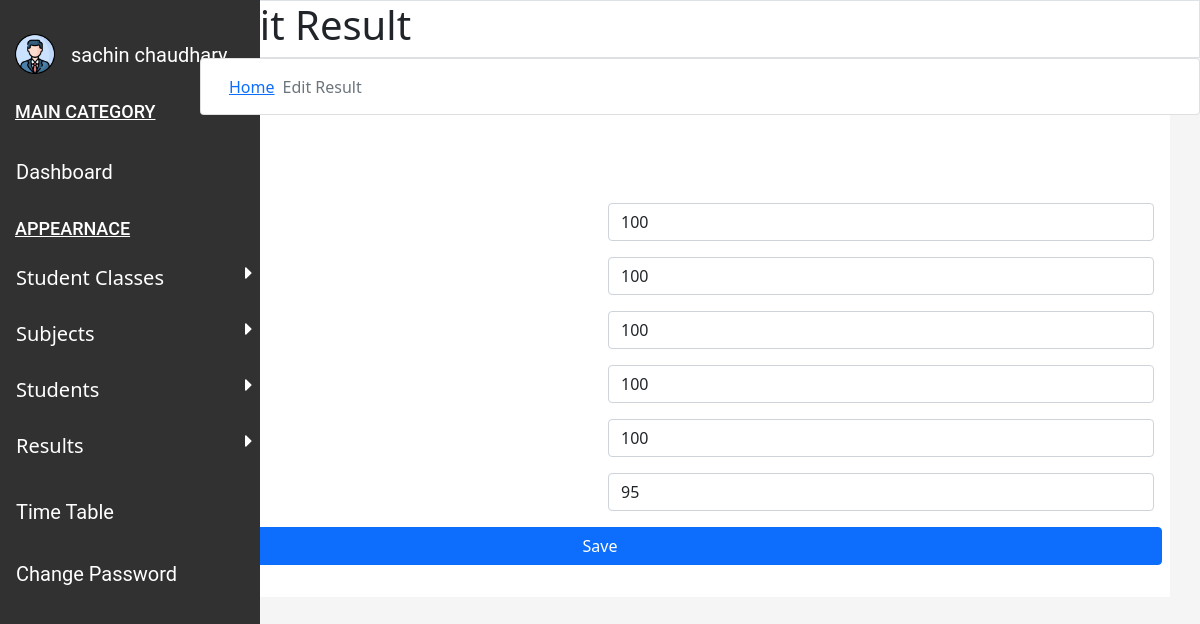
The page /manageresult/4 (signed in) on the database its author committed.
### myApp/models.py (models this page shows, shortened)
class Result(models.Model):
    user = models.ForeignKey(User, default=None, on_delete=models.CASCADE)
    first_name = models.CharField(max_length=50)
    last_name = models.CharField(max_length=50)
    roll = models.CharField(max_length=50)
    per = models.FloatField()
    eng = models.IntegerField()
    hin = models.IntegerField()
    maths = models.IntegerField()
    sci = models.IntegerField()
    sst = models.IntegerField()
    cs = models.IntegerField()

### myApp/views.py (the view)
# urls.py: path('manageresult/<int:id>', views.manage_result, name="manageresult"),
@login_required
def manage_result(request, id):
    user = request.user
    rs = Result.objects.filter(id=id)
    context = {'user': user, 'rs': rs}
    return render(request, 'result/result-3.html', context)

### templates/result/result-3.html (shortened to what this page needs)
{% load static %} {% block content %}
<html>
    <head>
                <link href="https://cdn.jsdelivr.net/npm/bootstrap@5.0.0/dist/css/bootstrap.min.css" rel="stylesheet">
    </head>
    <body style="background-color: #f5f5f5;">
        <div class="sidebar" id="sidenav">
            <br/>
            <div class="user">
                <img alt="user" id="user-img" src="{% static 'dashboard/profile.png' %}"/>
                <a href="#">
                    {{user.first_name}} {{user.last_name}}
                </a>
            </div>
            <h4>
                MAIN CATEGORY
            </h4>
            <a href="{% url 'dashboard' %}">
                Dashboard
            </a>
            <h4 id="appearance">
                APPEARNACE
            </h4>
            <button class="dropdown-btn">
                Student Classes
                <i class="fa fa-caret-right">
                </i>
            </button>
            <button class="dropdown-btn">
                Subjects
                <i class="fa fa-caret-right">
                </i>
            </button>
            <button class="dropdown-btn">
                Students
                <i class="fa fa-caret-right">
                </i>
            </button>
            <button class="dropdown-btn">
                Results
                <i class="fa fa-caret-right">
                </i>
            </button>
            <a href="{% url 'Timetable' %}">
                Time Table
            </a>
            <a href="{% url 'resetpassword' %}">
                Change Password
            </a>
        </div>
        <div class="heading">
            <div class="container">
                <div class="row" style="background-color: white;">
                    <div class="border">
                        <h1>
                        </h1>
                    </div>
                </div>
                <div class="row">
                    <div ,="" class="card" style="height: 1.5cm;">
                        <div class="card-body">
                            <nav aria-label="breadcrumb" style="--bs-breadcrumb-divider:;">
                                <ol class="breadcrumb">
                                    <li class="breadcrumb-item">
                                        <a href="{% url 'dashboard' %}">
                                            Home
                                        </a>
                                    </li>
                                    <li aria-current="page" class="breadcrumb-item active">
                                        Edit Result
                                    </li>
                                </ol>
                            </nav>
                        </div>
                    </div>
                </div>
            </div>
        </div>
        <div class="content1">
            <div class="container">
                <div class="row align-items-center">
                    <div class="card-body bg-white">
                        {% for rs in rs %}
                        <form action="/updateresult/{{rs.id}}" class="row g-3" method="POST">
                            <div class="col-md-12">
                                <label>
                                    <h1>
                                    </h1>
                                </label>
                            </div>
                            <div class="col-lg-6">
                                <label>
                                </label>
                            </div>
                            <div class="col-lg-6">
                                <input class="form-control" type="text" value="{{rs.eng}}" name="en">
                            </div>
                            <div class="col-lg-6">
                                <label>
                                </label>
                            </div>
                            <div class="col-lg-6">
                                <input class="form-control" type="text" value="{{rs.hin}}" name="hi">
                            </div>
                            <div class="col-lg-6">
                                <label>
                                </label>
                            </div>
                            <div class="col-lg-6">
                                <input class="form-control" type="text" value="{{rs.maths}}" name="math">
                            </div>
                            <div class="col-lg-6">
                                <label>
                                </label>
                            </div>
                            <div class="col-lg-6">
                                <input class="form-control" type="text" value="{{rs.sci}}" name="sci">
                            </div>
                            <div class="col-lg-6">
                                <label>
                                </label>
                            </div>
                            <div class="col-lg-6">
                                <input class="form-control" type="text" value="{{rs.sst}}" name="sst">
                            </div>
                            <div class="col-lg-6">
                                <label>
                                </label>
                            </div>
                            <div class="col-lg-6">
                                <input class="form-control" type="text" value="{{rs.cs}}" name="comp">
                            </div>
                            <button class="btn btn-primary" type="submit">Save</button>
                        </form>
                        {% endfor %}
                    </div>
                </div>
            </div>
        </div>
    </body>
</html>
{% endblock %}

### templates/result/result-3.html (style rules this page uses)
.heading { margin-left: 200px; }
.user { display: flex; }
.sidebar { margin: 0px; padding: 0; width: 260px; background-color: #313131; position: fixed; height: 100%; overflow: auto; float: left; }
.sidebar a { font-family: "Roboto", sans-serif; color: white; display: block; padding: 16px; text-decoration: none; font-size: 20px; }
.sidenav a, .dropdown-btn { padding: 6px 8px 20px 16px; text-decoration: none; font-size: 20px; color: #818181; display: block; border: none; background: none; width: 100%; text-align: left; cursor: pointer; outline: none; }
.fa-caret-right { float: right; padding-right: 0px; }
.dropdown-btn { color: white; }
#user-img { width: 40px; height: 40px; margin-top: 10px; margin-left: 15px; }
h4 { padding-left: 15px; padding-top: 15px; color: white; font-family: "Roboto", sans-serif; font-size: 18px; padding-bottom: 10px; text-decoration: underline; }

### rows shown on the page
Result: en "100", hi "100", math "100", sci "100", sst "100", comp "95"

### other values the page prints
{{ user.first_name }} "sachin"
{{ user.last_name }} "chaudhary"
